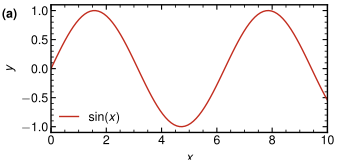

Generate this figure with Python:
import numpy as np
import plotting_lib as pl
import matplotlib.pyplot as plt


for style in ["APS", "Nature", "Quantum"]:
    pl.update_settings(usetex=True, style=style, colors=pl.colors_rsb)

    # Data
    x = np.linspace(0, 10, 100)
    y = np.sin(x)

    fig, ax = pl.create_fig()

    # Plot
    ax.plot(x, y, label=r"$\sin(x)$")

    ax.set_xlabel(r"$x$")
    ax.set_ylabel(r"$y$")
    ax.legend()
    pl.add_label(ax)

    print(pl.update_settings.current_style)

    pl.save_fig(fig, f"figure_comparison_{style.lower()}.pdf")
